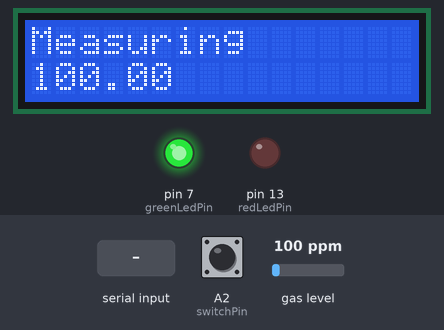
The sketch below on a simulated Arduino Uno, built with avr-gcc and run on an emulated ATmega328P. On the bench: 16×2 character LCD, output pins drawn as LEDs (lit = HIGH). The inputs (shaded band) are chosen by the test bench; at power-on: A2 (switchPin) HIGH, gas level 100 ppm. What the sketch prints to the serial monitor is not drawn.

Above: at 1.2 s.
1.3 s: A2 (switchPin) pulled LOW for 0.25 s
At 2.2 s:
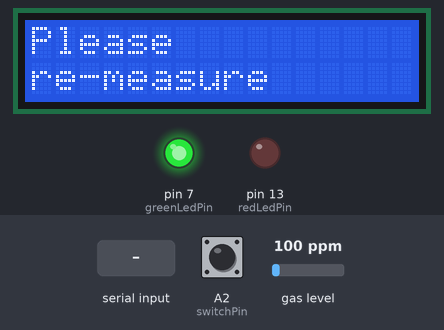
4.5 s: gas level set to 20 ppm
At 5.6 s:
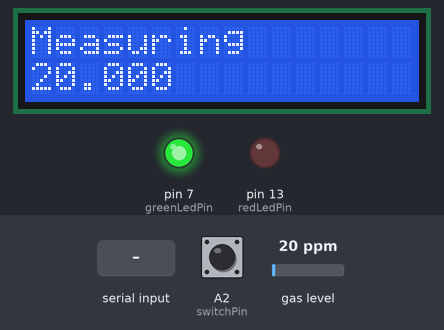
6.1 s: A2 (switchPin) pulled LOW for 1 s
At 6.9 s:
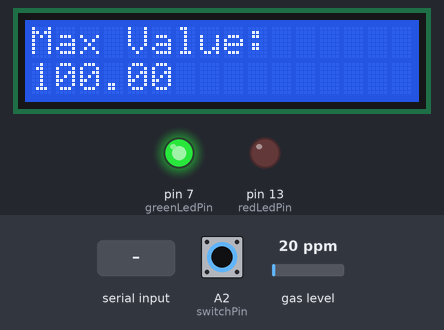
9.8 s: "G" received over Serial
12.8 s: gas level set to 250 ppm
At 14.5 s:
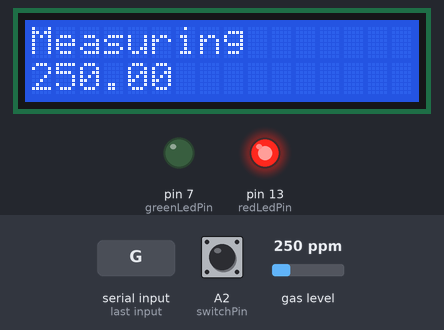
14.8 s: A2 (switchPin) pulled LOW for 0.25 s
At 16.89 s:
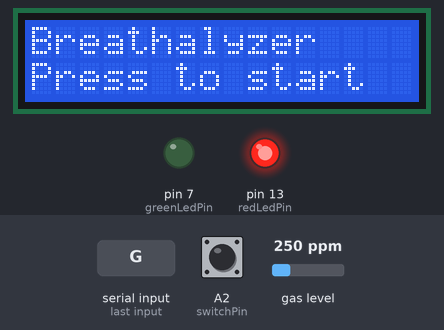
Timing chart, 0 to 18.4 s (numbered marks = the images above; inputs shaded):
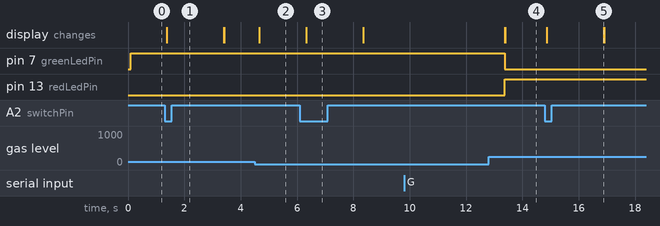

Measured:
- after the input at 1.3 s, the display: changes after 0.07 s (image 1)
- after the input at 4.5 s, the display: changes after 0.16 s (image 2)
- after the input at 6.1 s, the display: changes after 0.23 s (image 3)
- after the input at 9.8 s, every drawn part: stays the same
- after the input at 14.8 s, the display: first changes after 0.06 s (image 5 shows a later state)

The sketch:

Breathalyzer.ino
```cpp
#include <MQUnifiedsensor.h>
#include <LiquidCrystal_I2C.h>
#include <Wire.h>

/************************Hardware Related Macros************************************/
#define Board ("Arduino UNO")
#define Pin (A0)

/************************Software Related Macros************************************/
#define Type ("MQ-3")
#define Voltage_Resolution (5)
#define ADC_Bit_Resolution (10)
#define RatioMQ3CleanAir (60)

/*****************************Globals***********************************************/
MQUnifiedsensor MQ3(Board, Voltage_Resolution, ADC_Bit_Resolution, Pin, Type);

LiquidCrystal_I2C lcd(0x27, 16, 2);

#define greenLedPin 7
#define redLedPin 13
#define switchPin A2

int count = 0;
bool isMeasuring = false;
bool personDetected = false;

const float legalLimit = 0.03;
float maxValue = 0.0;

void setup() {
  pinMode(greenLedPin, OUTPUT);
  pinMode(redLedPin, OUTPUT);
  pinMode(switchPin, INPUT_PULLUP);

  Serial.begin(9600);

  MQ3.setRegressionMethod(1);
  MQ3.setA(0.3934);
  MQ3.setB(-1.504);

  lcd.init();
  lcd.backlight();
  lcd.setCursor(0, 0);
  lcd.print("Breathalyzer");
  lcd.setCursor(0, 1);
  lcd.print("Press to start");

  digitalWrite(greenLedPin, HIGH);
  digitalWrite(redLedPin, LOW);

  MQ3.init();

  float calcR0 = 0;
  for (int i = 1; i <= 10; i++) {
    MQ3.update();
    calcR0 += MQ3.calibrate(RatioMQ3CleanAir);
    Serial.print(".");
  }
  MQ3.setR0(calcR0 / 3.8);

  MQ3.serialDebug(true);
}

void loop() {
  if (digitalRead(switchPin) == HIGH && !isMeasuring) {
    lcd.backlight();
    int numReadings = 0;
    maxValue = 0.0;

    lcd.clear();
    lcd.setCursor(0, 0);
    lcd.print("Measuring");


    isMeasuring = true;

    while (digitalRead(switchPin) == HIGH) {
      MQ3.update();
      count++;

      numReadings++;

      MQ3.update();
      float data = MQ3.readSensor();

      lcd.setCursor(0, 1);
      lcd.print(data, 2);

      if (data > maxValue) {
        maxValue = data;
      }

      Serial.println(data, 2);
      delay(200);
    }

    if (numReadings >= 10) {
      lcd.clear();
      lcd.setCursor(0, 0);
      lcd.print("Max Value: ");
      lcd.setCursor(0, 1);
      lcd.print(maxValue, 2);
      Serial.print("Max Value:");
      Serial.println(maxValue, 2);

      if (maxValue < legalLimit) {
        Serial.println("record");
        Serial.println("Engine Control Activate");
        delay(2000);
        lcd.setCursor(0, 0);
        lcd.print("Engine Control");
        lcd.setCursor(0, 1);
        lcd.print("Activate");
        delay(5000);
      } else {
        Serial.println("record");
        Serial.println("Engine Control Block");
        delay(2000);
        lcd.setCursor(0, 0);
        lcd.print("Engine Control");
        lcd.setCursor(0, 1);
        lcd.print("Block");
        delay(5000);
      }
    } else {
      lcd.clear();
      lcd.setCursor(0, 0);
      lcd.print("Please");
      lcd.setCursor(0, 1);
      lcd.print("re-measure");
      delay(2000);
    }

    isMeasuring = false;
    lcd.setCursor(0, 0);
    lcd.print("Breathalyzer");
    lcd.setCursor(0, 1);
    lcd.print("Press to start");
    count = 0;
  }
  if (Serial.available()) {
    char data = Serial.read();

    if (data == 'G') {
      digitalWrite(greenLedPin, LOW);
      digitalWrite(redLedPin, HIGH);
    }
    else if(data == 'R'){
      digitalWrite(greenLedPin, HIGH);
      digitalWrite(redLedPin, LOW);
    }

    else{
      digitalWrite(greenLedPin, LOW);
      digitalWrite(redLedPin, LOW);
    }

  }


}
```
